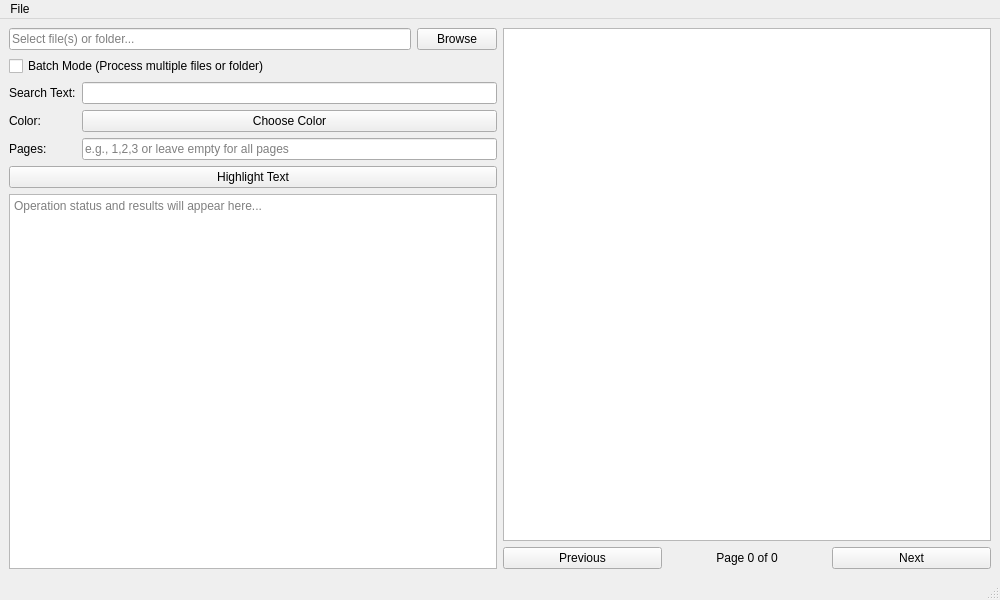
<?xml version='1.0' encoding='utf-8'?>
<ui version="4.0">
 <class>MainWindow</class>
 <widget class="QMainWindow" name="MainWindow">
  <property name="geometry">
   <rect>
    <x>0</x>
    <y>0</y>
    <width>1000</width>
    <height>600</height>
   </rect>
  </property>
  <property name="windowTitle">
   <string>PDF Highlighter</string>
  </property>
  <widget class="QWidget" name="centralwidget">
   <layout class="QHBoxLayout" name="horizontalLayout_3">
    <item>
     <layout class="QVBoxLayout" name="leftLayout">
      <item>
       <layout class="QHBoxLayout" name="horizontalLayout">
        <item>
         <widget class="QLineEdit" name="inputFileEdit">
          <property name="placeholderText">
           <string>Select file(s) or folder...</string>
          </property>
          <property name="readOnly">
           <bool>true</bool>
          </property>
          <property name="rfuLocale_setPlaceholderText" stdset="0">
           <string notr="true">Legacy.s085593ea0e434e26</string>
          </property>
         </widget>
        </item>
        <item>
         <widget class="QPushButton" name="browseButton">
          <property name="text">
           <string>Browse</string>
          </property>
          <property name="rfuLocale_setText" stdset="0">
           <string notr="true">Legacy.s3227aa9666253f7a</string>
          </property>
         </widget>
        </item>
       </layout>
      </item>
      <item>
       <widget class="QCheckBox" name="batchModeCheckbox">
        <property name="text">
         <string>Batch Mode (Process multiple files or folder)</string>
        </property>
        <property name="rfuLocale_setText" stdset="0">
         <string notr="true">Legacy.s86e5aa6c133a6e6f</string>
        </property>
       </widget>
      </item>
      <item>
       <layout class="QFormLayout" name="formLayout">
        <item row="0" column="0">
         <widget class="QLabel" name="searchLabel">
          <property name="text">
           <string>Search Text:</string>
          </property>
          <property name="rfuLocale_setText" stdset="0">
           <string notr="true">Legacy.s6c5316b7876547e2</string>
          </property>
         </widget>
        </item>
        <item row="0" column="1">
         <widget class="QLineEdit" name="searchEdit">
         </widget>
        </item>
        <item row="1" column="0">
         <widget class="QLabel" name="colorLabel">
          <property name="text">
           <string>Color:</string>
          </property>
          <property name="rfuLocale_setText" stdset="0">
           <string notr="true">Legacy.sfcaed915df957778</string>
          </property>
         </widget>
        </item>
        <item row="1" column="1">
         <widget class="QPushButton" name="colorButton">
          <property name="text">
           <string>Choose Color</string>
          </property>
          <property name="rfuLocale_setText" stdset="0">
           <string notr="true">Legacy.sf2cd02c5cf4254a8</string>
          </property>
         </widget>
        </item>
        <item row="2" column="0">
         <widget class="QLabel" name="pagesLabel">
          <property name="text">
           <string>Pages:</string>
          </property>
          <property name="rfuLocale_setText" stdset="0">
           <string notr="true">Legacy.s0f36bbc96bf26dbb</string>
          </property>
         </widget>
        </item>
        <item row="2" column="1">
         <widget class="QLineEdit" name="pagesEdit">
          <property name="placeholderText">
           <string>e.g., 1,2,3 or leave empty for all pages</string>
          </property>
          <property name="rfuLocale_setPlaceholderText" stdset="0">
           <string notr="true">Legacy.s0ce80bd91b846be9</string>
          </property>
         </widget>
        </item>
       </layout>
      </item>
      <item>
       <widget class="QPushButton" name="highlightButton">
        <property name="text">
         <string>Highlight Text</string>
        </property>
        <property name="rfuLocale_setText" stdset="0">
         <string notr="true">Legacy.sca15b46a89b0b3f7</string>
        </property>
       </widget>
      </item>
      <item>
       <widget class="QTextEdit" name="outputText">
        <property name="readOnly">
         <bool>true</bool>
        </property>
        <property name="placeholderText">
         <string>Operation status and results will appear here...</string>
        </property>
        <property name="rfuLocale_setPlaceholderText" stdset="0">
         <string notr="true">Legacy.s3a170a5c58931df1</string>
        </property>
       </widget>
      </item>
     </layout>
    </item>
    <item>
     <layout class="QVBoxLayout" name="rightLayout">
      <item>
       <widget class="QGraphicsView" name="previewView">
        <property name="sizePolicy">
         <sizepolicy hsizetype="Expanding" vsizetype="Expanding">
          <horstretch>1</horstretch>
          <verstretch>0</verstretch>
         </sizepolicy>
        </property>
       </widget>
      </item>
      <item>
       <layout class="QHBoxLayout" name="navigationLayout">
        <item>
         <widget class="QPushButton" name="prevButton">
          <property name="text">
           <string>Previous</string>
          </property>
          <property name="rfuLocale_setText" stdset="0">
           <string notr="true">Legacy.sa57b08a480b822a0</string>
          </property>
         </widget>
        </item>
        <item>
         <widget class="QLabel" name="pageLabel">
          <property name="text">
           <string>Page 0 of 0</string>
          </property>
          <property name="alignment">
           <set>Qt::AlignCenter</set>
          </property>
          <property name="rfuLocale_setText" stdset="0">
           <string notr="true">Legacy.s3471f557170a112d</string>
          </property>
         </widget>
        </item>
        <item>
         <widget class="QPushButton" name="nextButton">
          <property name="text">
           <string>Next</string>
          </property>
          <property name="rfuLocale_setText" stdset="0">
           <string notr="true">Legacy.s1ff57a29d7c9d11b</string>
          </property>
         </widget>
        </item>
       </layout>
      </item>
     </layout>
    </item>
   </layout>
  </widget>
  <widget class="QMenuBar" name="menubar">
   <property name="geometry">
    <rect>
     <x>0</x>
     <y>0</y>
     <width>1000</width>
     <height>27</height>
    </rect>
   </property>
   <widget class="QMenu" name="menuFile">
    <property name="title">
     <string>File</string>
    </property>
    <addaction name="actionExit" />
    <property name="rfuLocale_setTitle" stdset="0">
     <string notr="true">Legacy.s50009ce1da4d15e1</string>
    </property>
   </widget>
   <addaction name="menuFile" />
  </widget>
  <widget class="QStatusBar" name="statusbar" />
  <action name="actionExit">
   <property name="text">
    <string>Exit</string>
   </property>
   <property name="shortcut">
    <string>Ctrl+Q</string>
   </property>
   <property name="rfuLocale_setText" stdset="0">
    <string notr="true">Legacy.sd17d84a604994b72</string>
   </property>
  </action>
  <property name="rfuLocale_setWindowTitle" stdset="0">
   <string notr="true">Legacy.s6489831e64b45cd9</string>
  </property>
 </widget>
 <resources />
 <connections />
</ui>
